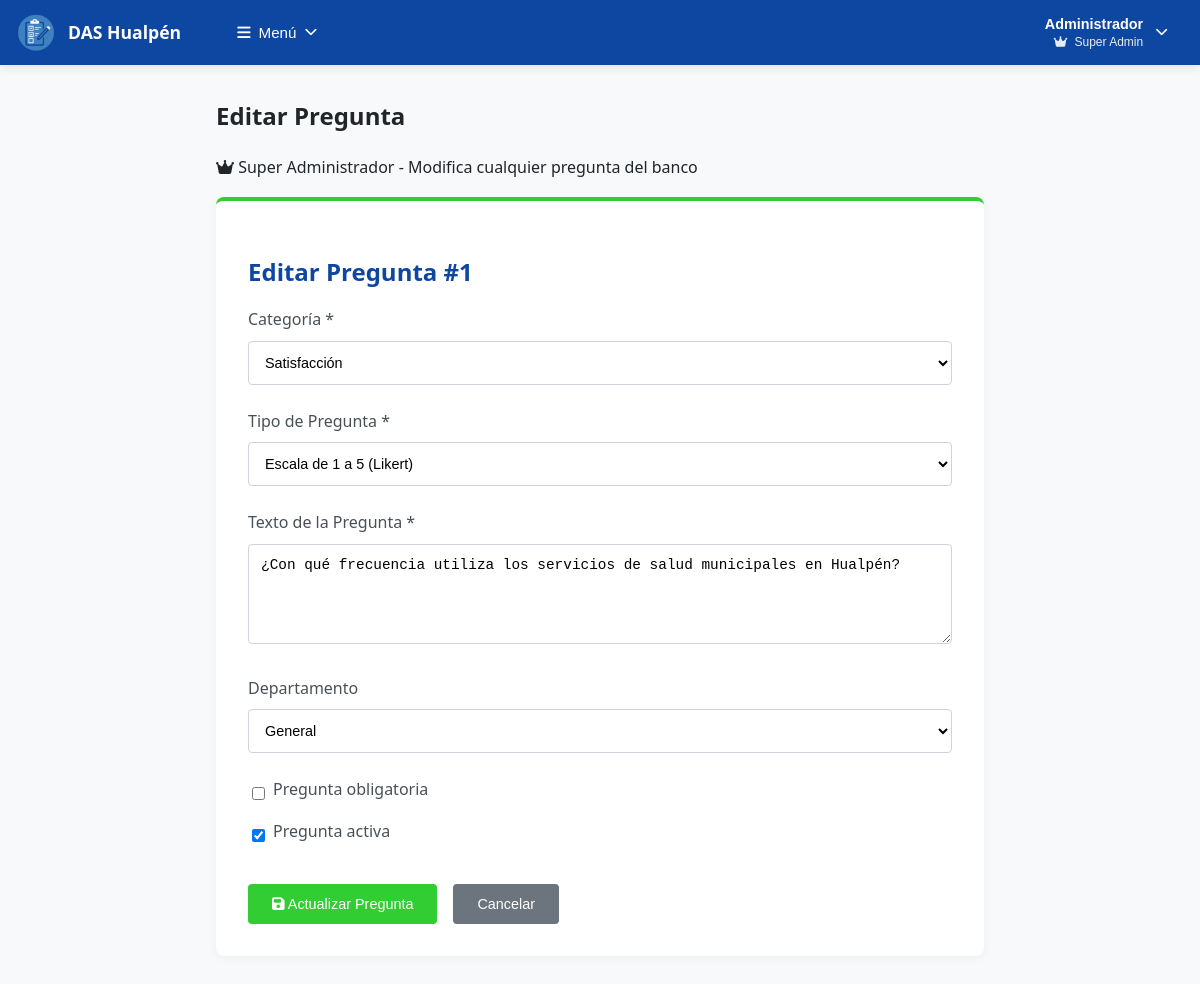
/admin/editar_pregunta.php?id=1&from=agregar&encuesta_id=0 (signed in), run on the app's committed database.
### tables this page shows
CREATE TABLE `banco_preguntas` (
  `id` int(11) NOT NULL,
  `categoria_id` int(11) NOT NULL,
  `tipo_pregunta_id` int(11) NOT NULL,
  `texto` text NOT NULL,
  `opciones` longtext DEFAULT NULL CHECK (json_valid(`opciones`)),
  `orden` int(11) DEFAULT 0,
  `departamento` varchar(100) DEFAULT 'general',
  `obligatoria` tinyint(1) DEFAULT 0,
  `activa` tinyint(1) DEFAULT 1,
  `created_by` varchar(50) DEFAULT 'admin',
  `fecha_creacion` timestamp NOT NULL DEFAULT current_timestamp(),
  `fecha_actualizacion` timestamp NOT NULL DEFAULT current_timestamp() ON UPDATE current_timestamp()
);

CREATE TABLE `categorias` (
  `id` int(11) NOT NULL,
  `nombre` varchar(100) NOT NULL,
  `descripcion` text DEFAULT NULL,
  `color` varchar(7) DEFAULT '#007bff',
  `activo` tinyint(1) DEFAULT 1,
  `fecha_creacion` timestamp NOT NULL DEFAULT current_timestamp()
);

CREATE TABLE `tipos_pregunta` (
  `id` int(11) NOT NULL,
  `nombre` varchar(50) NOT NULL,
  `descripcion` text DEFAULT NULL,
  `activo` tinyint(1) DEFAULT 1
);

CREATE TABLE `departamentos` (
  `id` int(11) NOT NULL,
  `codigo` varchar(50) NOT NULL,
  `nombre` varchar(100) NOT NULL,
  `descripcion` text DEFAULT NULL,
  `activo` tinyint(1) DEFAULT 1,
  `fecha_creacion` timestamp NOT NULL DEFAULT current_timestamp()
);

### admin/editar_pregunta.php (the view, shortened to what this page needs)
<?php
$error = '';
$pregunta = null;
try {
    $pdo = obtenerConexion();
    $pregunta_id = $_GET['id'] ?? null;
    $stmt = $pdo->prepare("SELECT bp.*, c.nombre as categoria_nombre, tp.nombre as tipo_nombre
                           FROM banco_preguntas bp
                           LEFT JOIN categorias c ON bp.categoria_id = c.id
                           LEFT JOIN tipos_pregunta tp ON bp.tipo_pregunta_id = tp.id
                           WHERE bp.id = ?");
    $stmt->execute([$pregunta_id]);
    $pregunta = $stmt->fetch();
    $categorias = $pdo->query("SELECT * FROM categorias WHERE activo = 1 ORDER BY nombre")->fetchAll();
    $tipos_pregunta = $pdo->query("SELECT * FROM tipos_pregunta WHERE activo = 1 ORDER BY nombre")->fetchAll();
    $departamentos = $pdo->query("SELECT * FROM departamentos WHERE activo = 1 ORDER BY nombre")->fetchAll();
} catch(Exception $e) {
    $error = $e->getMessage();
}
?>
<!DOCTYPE html>
<html lang="es">
<head>
    <link rel="stylesheet" href="https://cdnjs.cloudflare.com/ajax/libs/font-awesome/6.4.0/css/all.min.css">
    <link rel="stylesheet" href="../assets/css/styles.css">
</head>
<body>
    <?php include '../includes/navbar_complete.php'; ?>
    <div class="main-content">
        <div class="container">
            <div class="welcome-section">
                <h2><?= $es_super_admin ? 'Editar Pregunta' : 'Crear Pregunta Basada en Existente' ?></h2>
                <p>
                    <?= $es_super_admin ? '<i class="fa-solid fa-crown"></i> Super Administrador' : '<i class="fa-solid fa-user"></i> Administrador Departamental' ?>
                    - <?= $es_super_admin ? 'Modifica cualquier pregunta del banco' : 'Crea nuevas preguntas basadas en existentes' ?>
                </p>
            </div>
        <?php if ($error): ?>
            <div class="alert alert-danger auto-hide-alert"><?= htmlspecialchars($error) ?></div>
        <?php elseif ($pregunta): ?>
            <div class="card">
                <h2 class="page-title">
                    <?= $es_super_admin ? 'Editar' : 'Crear Basada en' ?> Pregunta #<?= $pregunta['id'] ?>
                </h2>
                <form method="POST" id="formEditarPregunta">
                    <div class="form-group">
                        <label class="form-label">Categoría *</label>
                        <select name="categoria_id" class="form-control" required>
                            <?php foreach ($categorias as $categoria): ?>
                                <option value="<?= $categoria['id'] ?>"
                                        <?= $categoria['id'] == $pregunta['categoria_id'] ? 'selected' : '' ?>>
                                    <?= htmlspecialchars($categoria['nombre']) ?>
                                </option>
                            <?php endforeach; ?>
                        </select>
                    </div>
                    <div class="form-group">
                        <label class="form-label">Tipo de Pregunta *</label>
                        <select name="tipo_pregunta_id" id="tipoPregunta" class="form-control" required>
                            <?php foreach ($tipos_pregunta as $tipo): ?>
                                <option value="<?= $tipo['id'] ?>"
                                        <?= $tipo['id'] == $pregunta['tipo_pregunta_id'] ? 'selected' : '' ?>>
                                    <?= htmlspecialchars($tipo['descripcion'] ?: $tipo['nombre']) ?>
                                </option>
                            <?php endforeach; ?>
                        </select>
                    </div>
                    <div class="form-group">
                        <label class="form-label">Texto de la Pregunta *</label>
                        <textarea name="texto" class="form-control" rows="3" required placeholder="Escriba aquí el texto de la pregunta..."><?= htmlspecialchars($pregunta['texto']) ?></textarea>
                    </div>
                    <div class="form-group">
                        <label class="form-label">Departamento</label>
                        <select name="departamento" class="form-control">
                            <?php foreach ($departamentos as $departamento): ?>
                                <option value="<?= htmlspecialchars($departamento['codigo']) ?>"
                                        <?= ($pregunta['departamento'] ?? '') === $departamento['codigo'] ? 'selected' : '' ?>>
                                    <?= htmlspecialchars($departamento['nombre']) ?>
                                </option>
                            <?php endforeach; ?>
                        </select>
                    </div>
                    <div class="form-group">
                        <div class="form-check">
                            <input type="checkbox" name="obligatoria" class="form-check-input"
                                   <?= $pregunta['obligatoria'] ? 'checked' : '' ?>>
                            <label class="form-label">Pregunta obligatoria</label>
                        </div>
                        <div class="form-check">
                            <input type="checkbox" name="activa" class="form-check-input"
                                   <?= $pregunta['activa'] ? 'checked' : '' ?>>
                            <label class="form-label">Pregunta activa</label>
                        </div>
                    </div>
                    <div style="margin-top: 2rem; display: flex; gap: 1rem;">
                        <button type="submit" name="actualizar_pregunta" class="btn btn-success">
                            <i class="fa-solid fa-save"></i> <?= $es_super_admin ? 'Actualizar Pregunta' : 'Crear Nueva Pregunta' ?>
                        </button>
                        <button type="button" onclick="history.back()" class="btn btn-secondary">Cancelar</button>
                    </div>
                </form>
            </div>
        <?php endif; ?>
    </div>
    </div>
</body>
</html>

### assets/css/styles.css (style rules this page uses)
:root { --color-primary: #0d47a1; --color-primary-hover: #1565c0; --color-success: #32CD32; --color-success-hover: #21bd00; --color-danger: #dc3545; --color-warning: #ffc107; --color-secondary: #A9A9A9; --color-secondary-hover: #6c757d; --bg-body: #F5F5F5; --bg-white: #FFFFFF; --bg-light: #F5F5F5; --text-primary: #212529; --text-dark: #212529; --text-muted: #A9A9A9; --text-white: #FFFFFF; --border-color: #ced4da; --border-light: #dee2e6; --shadow-sm: 0 2px 4px rgba(0,0,0,0.1); --shadow-md: 0 2px 10px rgba(0,0,0,0.05); --container-max-width: 1200px; --border-radius: 8px; --border-radius-sm: 4px; }
* { box-sizing: border-box; }
body { font-family: 'Segoe UI', Tahoma, Geneva, Verdana, sans-serif; background-color: var(--bg-body); margin: 0; padding: 0; color: var(--text-primary); line-height: 1.6; }
.container { max-width: var(--container-max-width); margin: 0 auto; padding: 0 1rem; }
.btn { padding: 0.75rem 1.5rem; border: none; border-radius: var(--border-radius-sm); font-size: 0.9rem; cursor: pointer; text-decoration: none; transition: all 0.2s ease; display: inline-block; text-align: center; font-weight: 500; }
.btn-success { background: var(--color-success); color: var(--text-white); }
.btn-secondary { background: var(--color-secondary); color: var(--text-white); }
.card { background: var(--bg-white); border-radius: var(--border-radius); padding: 2rem; box-shadow: var(--shadow-md); border-top: 4px solid var(--color-success); }
.page-title { color: var(--color-primary); font-size: 1.5rem; font-weight: 600; margin-bottom: 0.5rem; }
.form-group { margin-bottom: 1.5rem; }
.form-label { display: block; margin-bottom: 0.5rem; font-weight: 500; color: var(--text-primary); }
.form-control { width: 100%; padding: 0.75rem; border: 1px solid var(--border-color); border-radius: var(--border-radius-sm); font-size: 0.9rem; transition: border-color 0.15s ease, box-shadow 0.15s ease; background-color: var(--bg-white); }
.form-control::placeholder { color: var(--text-muted); }
textarea.form-control { resize: vertical; min-height: 100px; }
select.form-control { cursor: pointer; }
.form-check { margin-bottom: 0.5rem; display: flex; align-items: center; }
.form-check-input { margin-right: 0.5rem; cursor: pointer; }

### admin/editar_pregunta.php (style rules this page uses)
body { font-family: 'Segoe UI', Tahoma, Geneva, Verdana, sans-serif; background-color: #f8f9fa; margin: 0; padding: 0; }
.container { max-width: 800px; margin: 2rem auto; padding: 0 1rem; }
.card { background: white; border-radius: 8px; padding: 2rem; box-shadow: 0 2px 10px rgba(0,0,0,0.05); border-top: 4px solid #32CD32; }
.page-title { color: #0d47a1; font-size: 1.5rem; font-weight: 600; margin-bottom: 1rem; }
.form-group { margin-bottom: 1.5rem; }
.form-label { display: block; margin-bottom: 0.5rem; font-weight: 500; color: #495057; }
.form-control { width: 100%; padding: 0.75rem; border: 1px solid #ced4da; border-radius: 4px; font-size: 0.9rem; transition: border-color 0.15s; }
.form-check { margin-bottom: 0.5rem; }
.form-check-input { margin-right: 0.5rem; }
.btn { padding: 0.75rem 1.5rem; border: none; border-radius: 4px; font-size: 0.9rem; cursor: pointer; text-decoration: none; transition: all 0.2s; display: inline-block; }
.btn-success { background: #32CD32; color: white; }
.btn-secondary { background: #6c757d; color: white; }

### data on the page
banco_preguntas: id "1", categoria_id "Satisfacción", tipo_pregunta_id "Escala de 1 a 5 (Likert)", texto "¿Con qué frecuencia utiliza los servicios de salud municipales en Hualpén?", departamento "General", activa "☑"

### other printed values
$usuario_nombre "Administrador"
